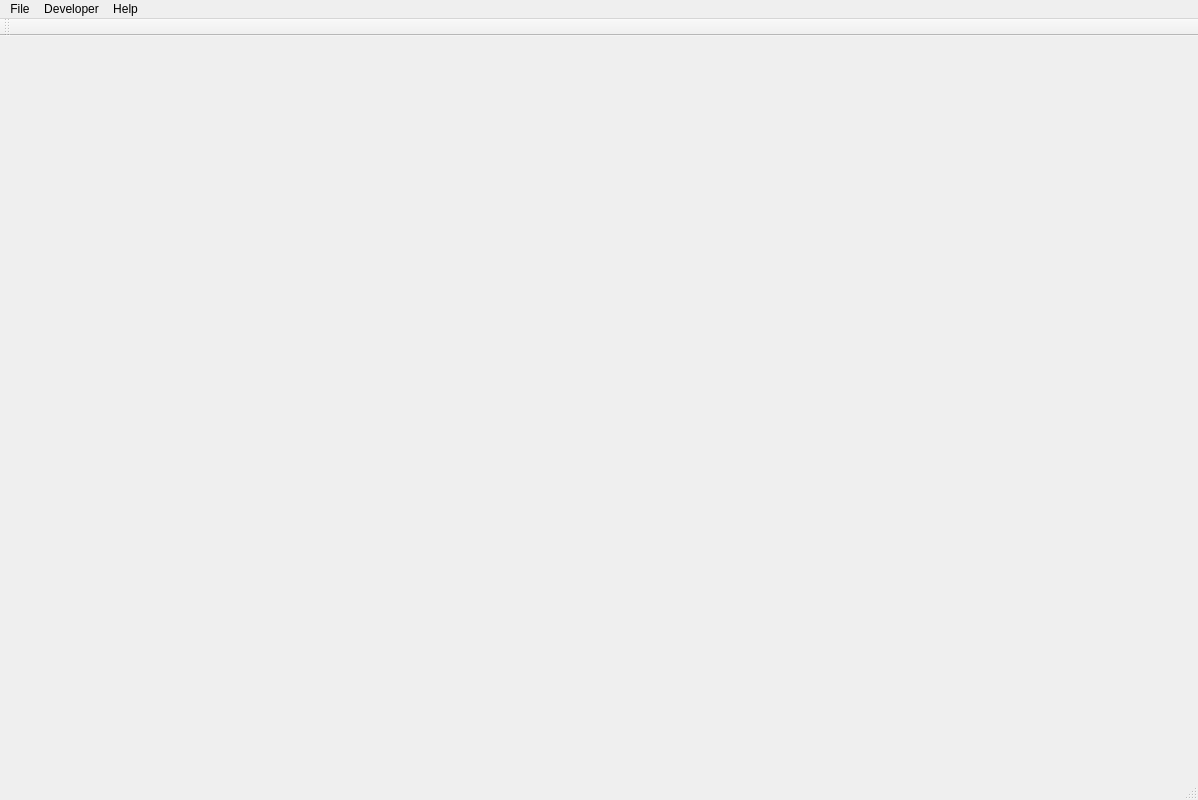
<?xml version="1.0" encoding="UTF-8"?>
<ui version="4.0">
 <class>MainWindow</class>
 <widget class="QMainWindow" name="MainWindow">
  <property name="geometry">
   <rect>
    <x>0</x>
    <y>0</y>
    <width>1198</width>
    <height>800</height>
   </rect>
  </property>
  <property name="windowTitle">
   <string>MainWindow</string>
  </property>
  <widget class="QWidget" name="centralwidget"/>
  <widget class="QMenuBar" name="menubar">
   <property name="geometry">
    <rect>
     <x>0</x>
     <y>0</y>
     <width>1198</width>
     <height>33</height>
    </rect>
   </property>
   <widget class="QMenu" name="menuFile">
    <property name="title">
     <string>File</string>
    </property>
    <addaction name="actionOpen"/>
    <addaction name="separator"/>
    <addaction name="actionExit"/>
   </widget>
   <widget class="QMenu" name="menuHelp">
    <property name="title">
     <string>Help</string>
    </property>
    <addaction name="actionWiki"/>
    <addaction name="separator"/>
    <addaction name="actionDonate"/>
    <addaction name="actionAbout"/>
   </widget>
   <widget class="QMenu" name="menuHashes">
    <property name="title">
     <string>Developer</string>
    </property>
    <addaction name="actionT89Error"/>
    <addaction name="actionDllInjector"/>
    <addaction name="actionExecutable_Dumper"/>
    <addaction name="actionHash"/>
   </widget>
   <addaction name="menuFile"/>
   <addaction name="menuHashes"/>
   <addaction name="menuHelp"/>
  </widget>
  <widget class="QToolBar" name="toolBar">
   <property name="windowTitle">
    <string>toolBar</string>
   </property>
   <attribute name="toolBarArea">
    <enum>TopToolBarArea</enum>
   </attribute>
   <attribute name="toolBarBreak">
    <bool>false</bool>
   </attribute>
  </widget>
  <widget class="QStatusBar" name="statusBar"/>
  <action name="actionExit">
   <property name="icon">
    <iconset theme="QIcon::ThemeIcon::ApplicationExit"/>
   </property>
   <property name="text">
    <string>Exit</string>
   </property>
  </action>
  <action name="actionAbout">
   <property name="icon">
    <iconset>
     <normalon>:/images/icon.ico</normalon>
    </iconset>
   </property>
   <property name="text">
    <string>About Atian Tools</string>
   </property>
  </action>
  <action name="actionHash">
   <property name="icon">
    <iconset theme="QIcon::ThemeIcon::InputKeyboard"/>
   </property>
   <property name="text">
    <string>Hash</string>
   </property>
  </action>
  <action name="actionT89Error">
   <property name="icon">
    <iconset theme="QIcon::ThemeIcon::DialogWarning"/>
   </property>
   <property name="text">
    <string>BO4/CW Runtime Errors</string>
   </property>
  </action>
  <action name="actionExecutable_Dumper">
   <property name="text">
    <string>Executable Dumper</string>
   </property>
  </action>
  <action name="actionDonate">
   <property name="icon">
    <iconset>
     <normalon>:/images/heart.svg</normalon>
    </iconset>
   </property>
   <property name="text">
    <string>Donate</string>
   </property>
  </action>
  <action name="actionWiki">
   <property name="text">
    <string>Atian Tools Wiki</string>
   </property>
  </action>
  <action name="actionDllInjector">
   <property name="text">
    <string>DLL Auto Injector</string>
   </property>
  </action>
  <action name="actionOpen">
   <property name="text">
    <string>Open...</string>
   </property>
  </action>
 </widget>
 <resources>
  <include location="resources/resources.qrc"/>
 </resources>
 <connections/>
</ui>
